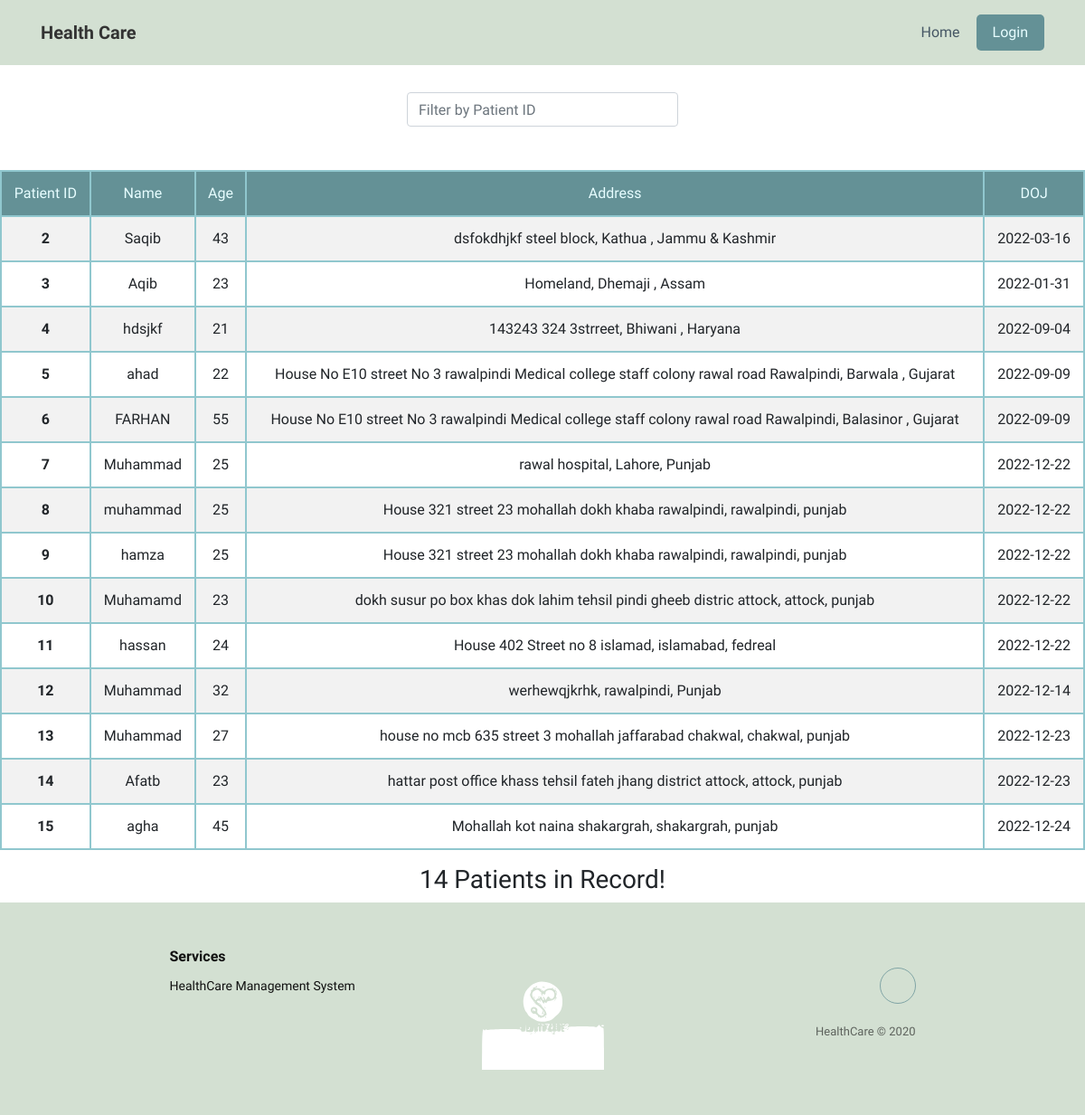
The page /ViewAllPatients on the database as committed earlier.
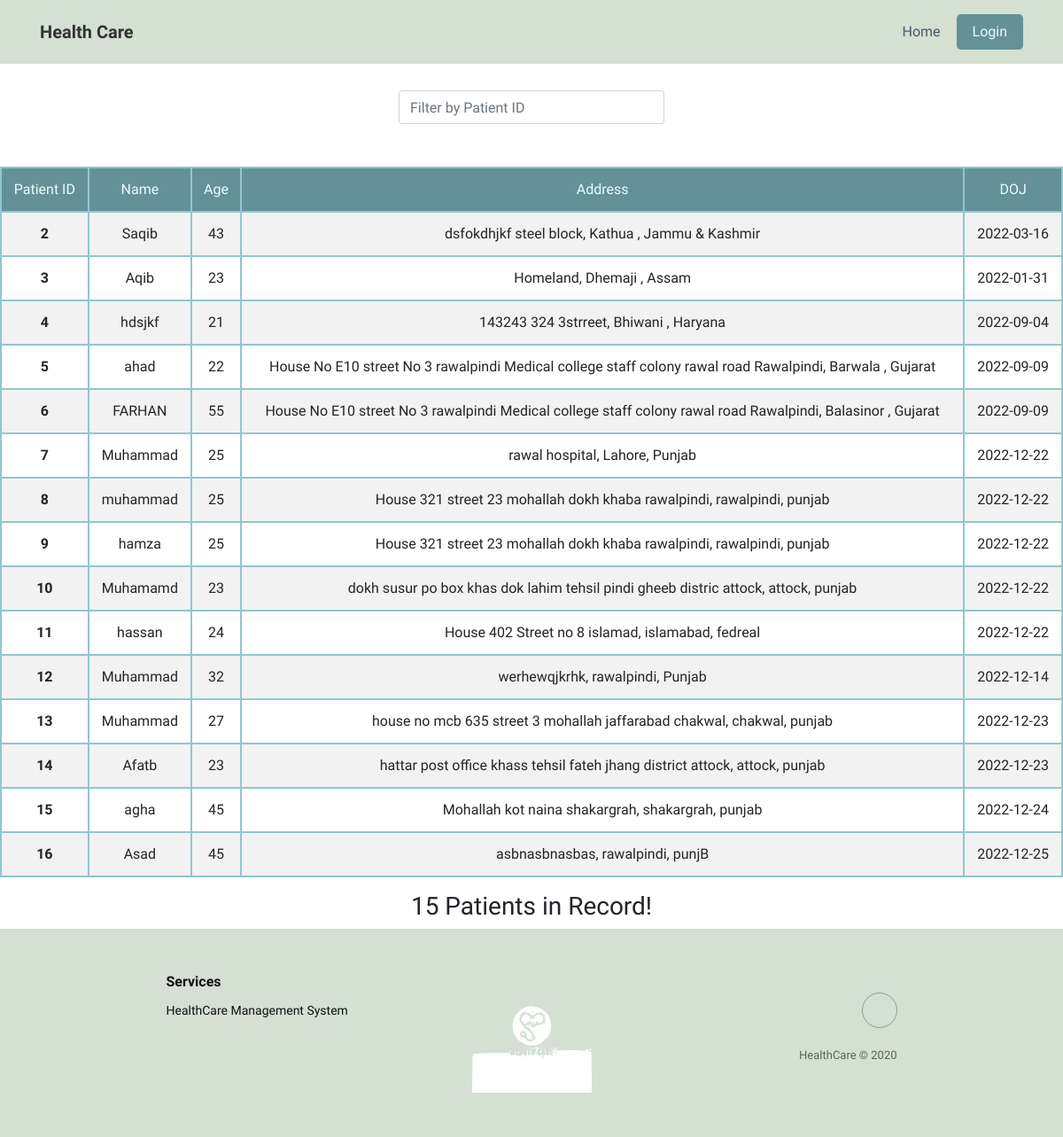
The same page on the database as committed later.
### Models.py (models this page shows, shortened)
class Patient_details(db.Model):
    id = db.Column(db.Integer, primary_key=True)
    name = db.Column(db.String(45), nullable=False)
    age = db.Column(db.Integer, nullable=False)
    ssn_id = db.Column(db.String(45), nullable=False, unique=True)
    admission_date = db.Column(db.Date, nullable=False)
    address = db.Column(db.String(45), nullable=False)
    city = db.Column(db.String(45), nullable=False)
    state = db.Column(db.String(45), nullable=False)
    status = db.Column(db.String(45), nullable=False)
    login_type = db.Column(db.String(5), nullable = False, default = 'P')

### Routes.py (the view)
@app.route("/ViewAllPatients")
def view_patient():
    patient = Patient_details.query.filter_by(status="Admitted")
    return render_template("view_patients.html", patients=patient)

### Routes.py (called while the page is built)
@app.context_processor
def inject_now():
    return {'now': date.today()}

### templates/view_patients.html (shortened to what this page needs)
{% extends 'layout.html' %}
{% block content %}
<div class="form-group" id="search_bar">
    <input type="text" class="search form-control" placeholder="Filter by Patient ID">
    <span class="counter"></span>
</div>
<br/>
<table class="table table-hover table-bordered results table-striped text-center" style="border-color: var(--dark)">
  <thead>
    <tr>
      <th>Patient ID</th>
      <th>Name</th>
      <th>Age</th>
      <th>Address</th>
      <th>DOJ</th>
    </tr>
  </thead>
  <tbody>
    {% for p in patients %}
    <tr>
      <th scope="row">{{p.id}}</th>
      <td>{{p.name}}</td>
      <td>{{p.age}}</td>
      <td>{{p.address}}, {{p.city}}, {{p.state}}</td>
      <td>{{p.admission_date}}</td>
    </tr>
    {% endfor %}
  </tbody>
</table>
<div class="text-center" style="margin-top: 0.5em;">
  <h3>
    {{ patients.count() }} Patients in Record!
  </h3>
</div>
{% endblock %}

### templates/layout.html (shortened to what this page needs)
<!DOCTYPE html>
<html>
<head>
    <link
            rel="stylesheet"
            href="https://cdnjs.cloudflare.com/ajax/libs/twitter-bootstrap/4.5.0/css/bootstrap.min.css"
    />
    <link
            rel="stylesheet"
            href="https://cdnjs.cloudflare.com/ajax/libs/ionicons/2.0.1/css/ionicons.min.css"
    />
    <link rel="stylesheet" href="../static/css/styles.css"/>
</head>
<body>
<header>
    <nav
            class="navbar navbar-light navbar-expand-md navigation-clean"
            style="background-color: transparent;"
    >
        <div class="container">
            <a
                    class="navbar-brand"
                    href="#"
                    style="font-family: Oswald, sans-serif;"
            >Health Care</a
            >
            <div class="collapse navbar-collapse" id="navcol-1">
                <ul class="nav navbar-nav ml-auto">
                    <li class="nav-item" role="presentation">
                        <a class="nav-link {% if home %} active {% endif %}" href="/">Home</a>
                    </li>
                    <li class="nav-item"
                        style="background-color: var(--origin); color: var(--light); border-radius: 5px;">
                        {% if session.get('user') %}
                        <a class="nav-link" href="/logout" style="color: var(--light);">Logout</a>
                        {% else %}
                        <a class="nav-link" href="/login" style="color: var(--light);">Login</a>
                        {% endif %}
                    </li>
                </ul>
            </div>
        </div>
    </nav>
</header>
<main>
    {% block content %}{% endblock %}
</main>
<div class="footer-clean">
    <footer>
        <div class="container">
            <div class="row justify-content-center">
                <div class="col-sm-4 col-md-3 item">
                    <h3>Services</h3>
                    <ul>
                        <li>HealthCare Management System</li>
                    </ul>
                </div>
                <div
                        class="col-sm-4 col-md-3 text-center item"
                        style="padding-top: 0px; padding-bottom: 0px;"
                >
                    <img
                            src="../static/img/logo.svg"
                            style="
                  width: 135px;
                  filter: grayscale(100%) hue-rotate(360deg) invert(100%);
                "
                    />
                </div>
                <div class="col-lg-3 item social">
                    <a href="mailto:asimmushtaq3005@gmail.coms"></a>
                    <p class="copyright">HealthCare © 2020</p>
                </div>
            </div>
        </div>
    </footer>
</div>
</body>
</html>

### static/css/styles.css (style rules this page uses)
:root { --main-color: #d3e0d2; --dark: #111; --origin: #649196; --darkless: #90c7ce; --light: #e7fdff; --grey: rgb(136, 136, 136); }
body { font-family: 'Oswald', sans-serif !important; }
main { min-height: 55vh; }
header, .footer-clean { background: var(--main-color) !important; }
.navigation-clean { background: #fff; padding-top: .75rem; padding-bottom: .75rem; color: #333; border-radius: 0; box-shadow: none; border: none; margin-bottom: 0; }
@media (min-width:768px) { .navigation-clean { padding-top: 1rem; padding-bottom: 1rem; } }
.navigation-clean .navbar-brand { font-weight: bold; color: inherit; }
.navigation-clean .navbar-collapse, .navigation-clean .form-inline { border-top-color: #ddd; }
.navigation-clean.navbar .navbar-nav .nav-link { padding-left: 18px; padding-right: 18px; }
.navigation-clean.navbar-light .navbar-nav .nav-link { color: #465765; }
.footer-clean { padding: 50px 0; color: var(--dark); }
.footer-clean h3 { margin-top: 0; margin-bottom: 12px; font-weight: bold; font-size: 16px; }
.footer-clean ul { padding: 0; list-style: none; line-height: 1.6; font-size: 14px; margin-bottom: 0; }
.footer-clean .item.social { text-align: right; }
.footer-clean .item.social > a { font-size: 24px; width: 40px; height: 40px; line-height: 40px; display: inline-block; text-align: center; border-radius: 50%; border: 1px solid var(--origin); margin-left: 10px; margin-top: 22px; color: inherit; opacity: 0.75; }
.footer-clean .copyright { margin-top: 14px; margin-bottom: 0; font-size: 13px; opacity: 0.6; }
.form-group { margin-bottom: .8rem; }
.counter { padding: 8px; color: #ccc; margin: -10px auto 0px; }
table { max-width: 1200px; width: 95vw; margin: 0 auto; }
thead tr th { font-weight: normal; background-color: var(--origin) !important; color: var(--light) !important; }
#search_bar { width: 300px; margin: 30px auto 0px auto; }
table.table-bordered > thead > tr > th { border:2px solid var(--darkless); }
table.table-bordered > tbody > tr > td { border:2px solid var(--darkless); }
table.table-bordered > tbody > tr > th { border:2px solid var(--darkless); }

Rows that differ between the two databases and show on the page:
added Patient_details: id "16", name "Asad", age "45", address "asbnasbnasbas", city "rawalpindi", state "punjB", admission_date "2022-12-25"
Other text that changed with them:
{{ patients.count() }}: "14" → "15"
